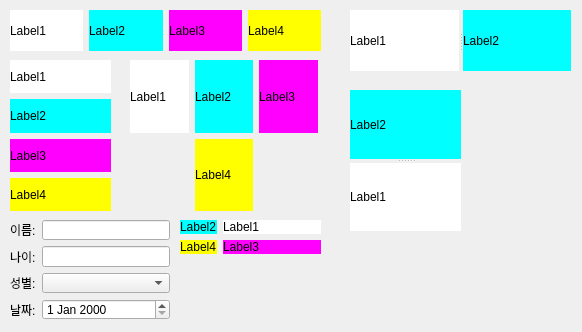
<?xml version="1.0" encoding="UTF-8"?>
<ui version="4.0">
 <class>MainWindow</class>
 <widget class="QMainWindow" name="MainWindow">
  <property name="geometry">
   <rect>
    <x>0</x>
    <y>0</y>
    <width>582</width>
    <height>332</height>
   </rect>
  </property>
  <property name="windowTitle">
   <string>MainWindow</string>
  </property>
  <widget class="QWidget" name="centralwidget">
   <widget class="QWidget" name="formLayoutWidget">
    <property name="geometry">
     <rect>
      <x>10</x>
      <y>220</y>
      <width>160</width>
      <height>100</height>
     </rect>
    </property>
    <layout class="QFormLayout" name="formLayout">
     <item row="0" column="1">
      <widget class="QLineEdit" name="LineEdit"/>
     </item>
     <item row="1" column="0">
      <widget class="QLabel" name="Label_2">
       <property name="text">
        <string>나이:</string>
       </property>
      </widget>
     </item>
     <item row="1" column="1">
      <widget class="QLineEdit" name="LineEdit_2"/>
     </item>
     <item row="2" column="0">
      <widget class="QLabel" name="Label_3">
       <property name="text">
        <string>성별:</string>
       </property>
      </widget>
     </item>
     <item row="2" column="1">
      <widget class="QComboBox" name="ComboBox"/>
     </item>
     <item row="3" column="0">
      <widget class="QLabel" name="Label_4">
       <property name="text">
        <string>날짜:</string>
       </property>
      </widget>
     </item>
     <item row="3" column="1">
      <widget class="QDateEdit" name="DateEdit"/>
     </item>
     <item row="0" column="0">
      <widget class="QLabel" name="Label">
       <property name="text">
        <string>이름:</string>
       </property>
      </widget>
     </item>
    </layout>
   </widget>
   <widget class="QWidget" name="">
    <property name="geometry">
     <rect>
      <x>10</x>
      <y>10</y>
      <width>311</width>
      <height>41</height>
     </rect>
    </property>
    <layout class="QHBoxLayout" name="horizontalLayout">
     <item>
      <widget class="QLabel" name="label">
       <property name="styleSheet">
        <string notr="true">background-color: rgb(255, 255, 255);
font: 63 14pt &quot;NanumGothic&quot;;
</string>
       </property>
       <property name="text">
        <string>Label1</string>
       </property>
      </widget>
     </item>
     <item>
      <widget class="QLabel" name="label_2">
       <property name="styleSheet">
        <string notr="true">background-color: rgb(0, 255, 255);
font: 63 14pt &quot;NanumGothic&quot;;
</string>
       </property>
       <property name="text">
        <string>Label2</string>
       </property>
      </widget>
     </item>
     <item>
      <widget class="QLabel" name="label_3">
       <property name="styleSheet">
        <string notr="true">background-color: rgb(255, 0, 255);
font: 63 14pt &quot;NanumGothic&quot;;
</string>
       </property>
       <property name="text">
        <string>Label3</string>
       </property>
      </widget>
     </item>
     <item>
      <widget class="QLabel" name="label_4">
       <property name="styleSheet">
        <string notr="true">background-color: rgb(255, 255, 0);
font: 63 14pt &quot;NanumGothic&quot;;
</string>
       </property>
       <property name="text">
        <string>Label4</string>
       </property>
      </widget>
     </item>
    </layout>
   </widget>
   <widget class="QWidget" name="">
    <property name="geometry">
     <rect>
      <x>10</x>
      <y>60</y>
      <width>101</width>
      <height>151</height>
     </rect>
    </property>
    <layout class="QVBoxLayout" name="verticalLayout">
     <item>
      <widget class="QLabel" name="label_5">
       <property name="styleSheet">
        <string notr="true">background-color: rgb(255, 255, 255);
font: 63 14pt &quot;NanumGothic&quot;;
</string>
       </property>
       <property name="text">
        <string>Label1</string>
       </property>
      </widget>
     </item>
     <item>
      <widget class="QLabel" name="label_6">
       <property name="styleSheet">
        <string notr="true">background-color: rgb(0, 255, 255);
font: 63 14pt &quot;NanumGothic&quot;;
</string>
       </property>
       <property name="text">
        <string>Label2</string>
       </property>
      </widget>
     </item>
     <item>
      <widget class="QLabel" name="label_7">
       <property name="styleSheet">
        <string notr="true">background-color: rgb(255, 0, 255);
font: 63 14pt &quot;NanumGothic&quot;;
</string>
       </property>
       <property name="text">
        <string>Label3</string>
       </property>
      </widget>
     </item>
     <item>
      <widget class="QLabel" name="label_8">
       <property name="styleSheet">
        <string notr="true">background-color: rgb(255, 255, 0);
font: 63 14pt &quot;NanumGothic&quot;;
</string>
       </property>
       <property name="text">
        <string>Label4</string>
       </property>
      </widget>
     </item>
    </layout>
   </widget>
   <widget class="QWidget" name="">
    <property name="geometry">
     <rect>
      <x>130</x>
      <y>60</y>
      <width>188</width>
      <height>151</height>
     </rect>
    </property>
    <layout class="QGridLayout" name="gridLayout">
     <item row="0" column="0">
      <widget class="QLabel" name="label_9">
       <property name="styleSheet">
        <string notr="true">background-color: rgb(255, 255, 255);
font: 63 14pt &quot;NanumGothic&quot;;
</string>
       </property>
       <property name="text">
        <string>Label1</string>
       </property>
      </widget>
     </item>
     <item row="0" column="1">
      <widget class="QLabel" name="label_10">
       <property name="styleSheet">
        <string notr="true">background-color: rgb(0, 255, 255);
font: 63 14pt &quot;NanumGothic&quot;;
</string>
       </property>
       <property name="text">
        <string>Label2</string>
       </property>
      </widget>
     </item>
     <item row="0" column="2">
      <widget class="QLabel" name="label_11">
       <property name="styleSheet">
        <string notr="true">background-color: rgb(255, 0, 255);
font: 63 14pt &quot;NanumGothic&quot;;
</string>
       </property>
       <property name="text">
        <string>Label3</string>
       </property>
      </widget>
     </item>
     <item row="1" column="1">
      <widget class="QLabel" name="label_12">
       <property name="styleSheet">
        <string notr="true">background-color: rgb(255, 255, 0);
font: 63 14pt &quot;NanumGothic&quot;;
</string>
       </property>
       <property name="text">
        <string>Label4</string>
       </property>
      </widget>
     </item>
    </layout>
   </widget>
   <widget class="QWidget" name="">
    <property name="geometry">
     <rect>
      <x>180</x>
      <y>220</y>
      <width>141</width>
      <height>101</height>
     </rect>
    </property>
    <layout class="QFormLayout" name="formLayout_2">
     <item row="1" column="0">
      <widget class="QLabel" name="label_14">
       <property name="styleSheet">
        <string notr="true">background-color: rgb(0, 255, 255);
font: 63 14pt &quot;NanumGothic&quot;;
</string>
       </property>
       <property name="text">
        <string>Label2</string>
       </property>
      </widget>
     </item>
     <item row="1" column="1">
      <widget class="QLabel" name="label_13">
       <property name="styleSheet">
        <string notr="true">background-color: rgb(255, 255, 255);
font: 63 14pt &quot;NanumGothic&quot;;
</string>
       </property>
       <property name="text">
        <string>Label1</string>
       </property>
      </widget>
     </item>
     <item row="2" column="0">
      <widget class="QLabel" name="label_16">
       <property name="styleSheet">
        <string notr="true">background-color: rgb(255, 255, 0);
font: 63 14pt &quot;NanumGothic&quot;;
</string>
       </property>
       <property name="text">
        <string>Label4</string>
       </property>
      </widget>
     </item>
     <item row="2" column="1">
      <widget class="QLabel" name="label_15">
       <property name="styleSheet">
        <string notr="true">background-color: rgb(255, 0, 255);
font: 63 14pt &quot;NanumGothic&quot;;
</string>
       </property>
       <property name="text">
        <string>Label3</string>
       </property>
      </widget>
     </item>
    </layout>
   </widget>
   <widget class="QSplitter" name="splitter">
    <property name="geometry">
     <rect>
      <x>350</x>
      <y>10</y>
      <width>221</width>
      <height>61</height>
     </rect>
    </property>
    <property name="orientation">
     <enum>Qt::Horizontal</enum>
    </property>
    <widget class="QLabel" name="label_18">
     <property name="styleSheet">
      <string notr="true">background-color: rgb(255, 255, 255);
font: 63 14pt &quot;NanumGothic&quot;;
</string>
     </property>
     <property name="text">
      <string>Label1</string>
     </property>
    </widget>
    <widget class="QLabel" name="label_17">
     <property name="styleSheet">
      <string notr="true">background-color: rgb(0, 255, 255);
font: 63 14pt &quot;NanumGothic&quot;;
</string>
     </property>
     <property name="text">
      <string>Label2</string>
     </property>
    </widget>
   </widget>
   <widget class="QSplitter" name="splitter_2">
    <property name="geometry">
     <rect>
      <x>350</x>
      <y>90</y>
      <width>111</width>
      <height>141</height>
     </rect>
    </property>
    <property name="orientation">
     <enum>Qt::Vertical</enum>
    </property>
    <widget class="QLabel" name="label_20">
     <property name="styleSheet">
      <string notr="true">background-color: rgb(0, 255, 255);
font: 63 14pt &quot;NanumGothic&quot;;
</string>
     </property>
     <property name="text">
      <string>Label2</string>
     </property>
    </widget>
    <widget class="QLabel" name="label_19">
     <property name="styleSheet">
      <string notr="true">background-color: rgb(255, 255, 255);
font: 63 14pt &quot;NanumGothic&quot;;
</string>
     </property>
     <property name="text">
      <string>Label1</string>
     </property>
    </widget>
   </widget>
  </widget>
 </widget>
 <resources/>
 <connections/>
</ui>
